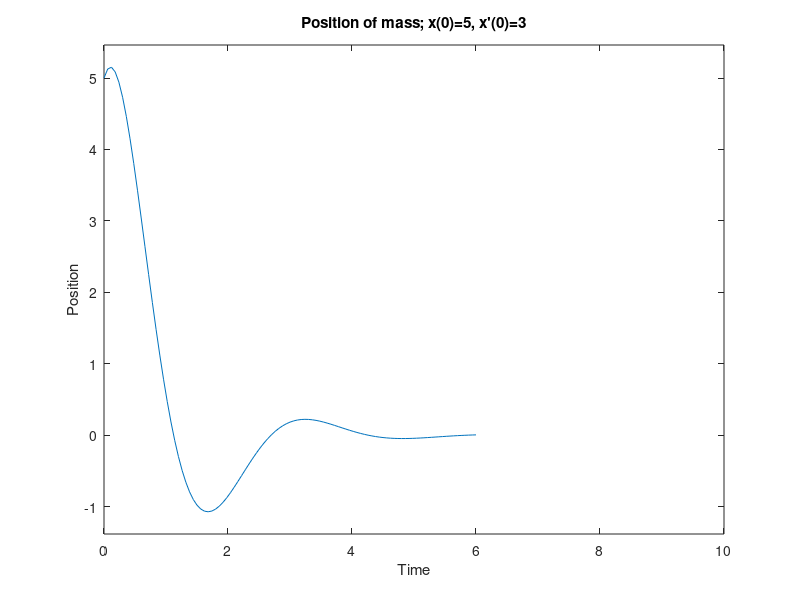

Source code (MATLAB): (Note: this script raises an error after producing the figure.)
 A=[0 1;-5 -2];
 B=[0;1];
 C=[1 0];
 D=0;
 
 sys = ss(A,B,C,D);
 
 %a
 x0 = [5;3]; %initial position=5, initial velocity=3
 
 figure
 initial(sys,x0);
 xlim([0 10])
 title("Position of mass; x(0)=5, x'(0)=3")
 xlabel('Time')
 ylabel('Position')
 grid
 
 %b
 opt = stepDataOptions('StepAmplitude',10);
 
 figure 
 hold on
 step(sys)
 step(sys,opt)
 xlim([0 10])
 title('Position of mass; zero initial conditions & external excitation f(t)=10')
 legend('zero initial conditons','zero initial conditons & f(t)=10')
 xlabel('Time')
 ylabel('Position')
 grid
 hold off

 